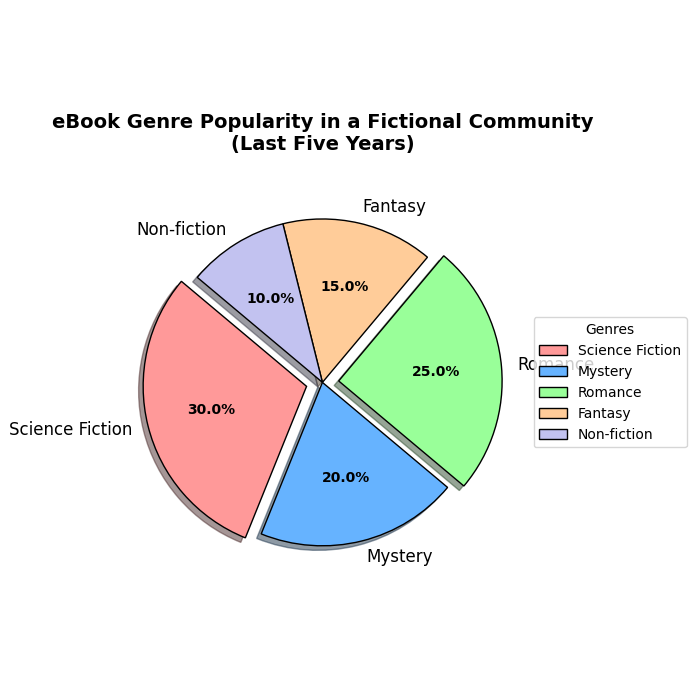

Generate this figure with Python:
import matplotlib.pyplot as plt
import numpy as np

# Backstory:
# We are showcasing the distribution of different genres in a fictional eBook reading community.
# The genres have been gaining various levels of popularity over the past few years.
# We will display this data using a pie chart to visualize the popularity of each genre.

# List of genres
genres = ['Science Fiction', 'Mystery', 'Romance', 'Fantasy', 'Non-fiction']

# Percentage popularity of each genre
popularity = [30, 20, 25, 15, 10]  # Percentages

# Colors for the pie segments
colors = ['#ff9999', '#66b3ff', '#99ff99', '#ffcc99', '#c2c2f0']

# Explode settings to highlight 'Science Fiction' and 'Romance' slices
explode = (0.1, 0, 0.1, 0, 0)

# Create the pie chart
fig, ax = plt.subplots(figsize=(7, 7))
wedges, texts, autotexts = ax.pie(popularity, labels=genres, colors=colors, autopct='%1.1f%%', startangle=140,
                                  explode=explode, shadow=True, wedgeprops={'edgecolor': 'black'}, textprops={'fontsize': 12})

# Title of the pie chart
ax.set_title("eBook Genre Popularity in a Fictional Community\n(Last Five Years)", fontsize=14, fontweight='bold', pad=20)

# Customize the percentage labels inside the pie chart
for autotext in autotexts:
    autotext.set_color('black')
    autotext.set_fontsize(10)
    autotext.set_weight('bold')

# Add a legend with a title
ax.legend(wedges, genres, title="Genres", loc="center left", bbox_to_anchor=(1, 0.5), fontsize=10)

# Automatically adjust layout for the best fit
plt.tight_layout()

# Display the pie chart
plt.show()
